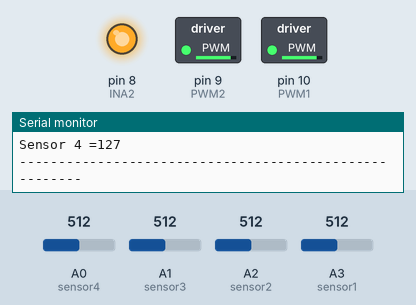
Bench run of a sketch on a simulated Arduino Uno, built with avr-gcc and run on an emulated ATmega328P. Shown: switched loads named in the sketch (green lamp = pin HIGH), output pins drawn as LEDs (lit = HIGH), the last lines printed to the serial monitor. The test bench sets the inputs (shaded band); at power-on: A3 (sensor1) = 512, A0 (sensor4) = 512, A1 (sensor3) = 512, A2 (sensor2) = 512. Pins used as bus, display or sensor lines are not drawn.

Above: at 1.2 s.
1.3 s: A3 (sensor1) set to 30
At 2.2 s:
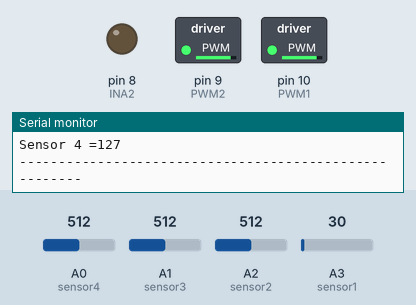
3.2 s: A3 (sensor1) set to 265
At 4.7 s:
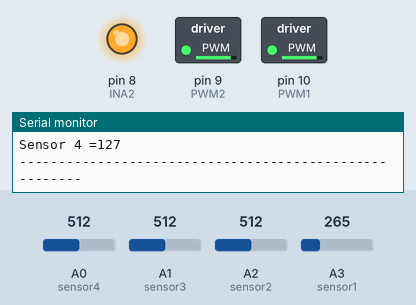
5.0 s: A3 (sensor1) set to 10
At 6.6 s:
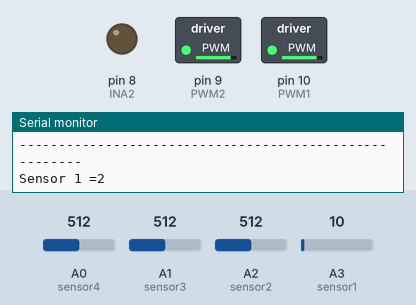
Timing chart, 0 to 8.1 s (numbered marks = the images above; inputs shaded):
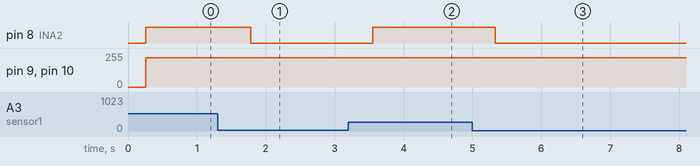

Measured:
- after the input at 1.3 s, pin 8 (INA2): HIGH → LOW after 0.48 s
- after the input at 3.2 s, pin 8 (INA2): LOW → HIGH after 0.35 s
- after the input at 5.0 s, pin 8 (INA2): HIGH → LOW after 0.33 s

The sketch:

Seguidor_de_Linea_4_BALAM_Casero.ino
```cpp
int PWM1 = 10;
int INA1 = 7;
int INA2 = 8;

int PWM2 = 9;
int INB1 = 2;
int INB2 = 4;

#define btn1 2
#define btn2 4

int vel = 220;

int sensor4 = 0;  //pines analogicos almacenados en una variable
int sensor3 = 1;  //pines analogicos almacenados en una variable
int sensor2 = 2;  //pines analogicos almacenados en una variable
int sensor1 = 3;  //pines analogicos almacenados en una variable

int valorSensor4 = 0;
int valorSensor3 = 0;
int valorSensor2 = 0;
int valorSensor1 = 0;

int aux1 = 1;

void setup() {
  Serial.begin(9600);
  pinMode(PWM1, OUTPUT);
  pinMode(INA1, OUTPUT);
  pinMode(INA2, OUTPUT);
  pinMode(PWM2, OUTPUT);
  pinMode(INB1, OUTPUT);
  pinMode(INB2, OUTPUT);
  pinMode(sensor1, INPUT);
  pinMode(sensor2, INPUT);
  pinMode(sensor3, INPUT);
  pinMode(sensor4, INPUT);
  digitalWrite(PWM1, LOW);  //Deshabilitar los motores
  digitalWrite(PWM2, LOW);  //Deshabilitar los motores
}

void loop() {
  //Mapeo de Sensores
  valorSensor1 = map(analogRead(sensor1), 0, 1023, 0, 255);
  valorSensor2 = map(analogRead(sensor2), 0, 1023, 0, 255);
  valorSensor3 = map(analogRead(sensor3), 0, 1023, 0, 255);
  valorSensor4 = map(analogRead(sensor4), 0, 1023, 0, 255);

  Serial.print("Sensor 1 =");
  Serial.println(valorSensor1);
  Serial.print("Sensor 2 =");
  Serial.println(valorSensor2);
  Serial.print("Sensor 3 =");
  Serial.println(valorSensor3);
  Serial.print("Sensor 4 =");
  Serial.println(valorSensor4);
  Serial.println("-------------------------------------------------------");
  delay(200);

  // if (digitalRead(btn1) == LOW){
  //   aux1 = 0;
  // }

  // while (aux1 == 0) {
  if (valorSensor2 >= 20 && valorSensor2 <= 255 || valorSensor3 >= 20 && valorSensor3 <= 255) {
    //Recto
    analogWrite(PWM1, vel);
    digitalWrite(INA1, LOW);
    digitalWrite(INA2, HIGH);

    analogWrite(PWM2, vel);
    digitalWrite(INB1, LOW);
    digitalWrite(INB2, HIGH);
  }

  if (valorSensor4 >= 20 && valorSensor4 <= 255) {
    //Derecha
    analogWrite(PWM1, vel);
    digitalWrite(INA1, HIGH);
    digitalWrite(INA2, LOW);
    analogWrite(PWM2, vel);
    digitalWrite(INB1, LOW);
    digitalWrite(INB2, HIGH);
  }

  if (valorSensor1 >= 20 && valorSensor1 <= 255) {
    //Izquierda
    analogWrite(PWM1, vel);
    digitalWrite(INA1, LOW);
    digitalWrite(INA2, HIGH);

    analogWrite(PWM2, vel);
    digitalWrite(INB1, HIGH);
    digitalWrite(INB2, LOW);
  }

  if (valorSensor1 < 9 && valorSensor2 < 9 && valorSensor3 < 9 && valorSensor4 < 9) {
    while (valorSensor4 < 9) {
      //Derecha
      analogWrite(PWM1, vel);
      digitalWrite(INA1, HIGH);
      digitalWrite(INA2, LOW);
      analogWrite(PWM2, vel);
      digitalWrite(INB1, LOW);
      digitalWrite(INB2, HIGH);
      valorSensor4 = map(analogRead(sensor4), 0, 1023, 0, 255);
    }
  }
  // }
}
```
